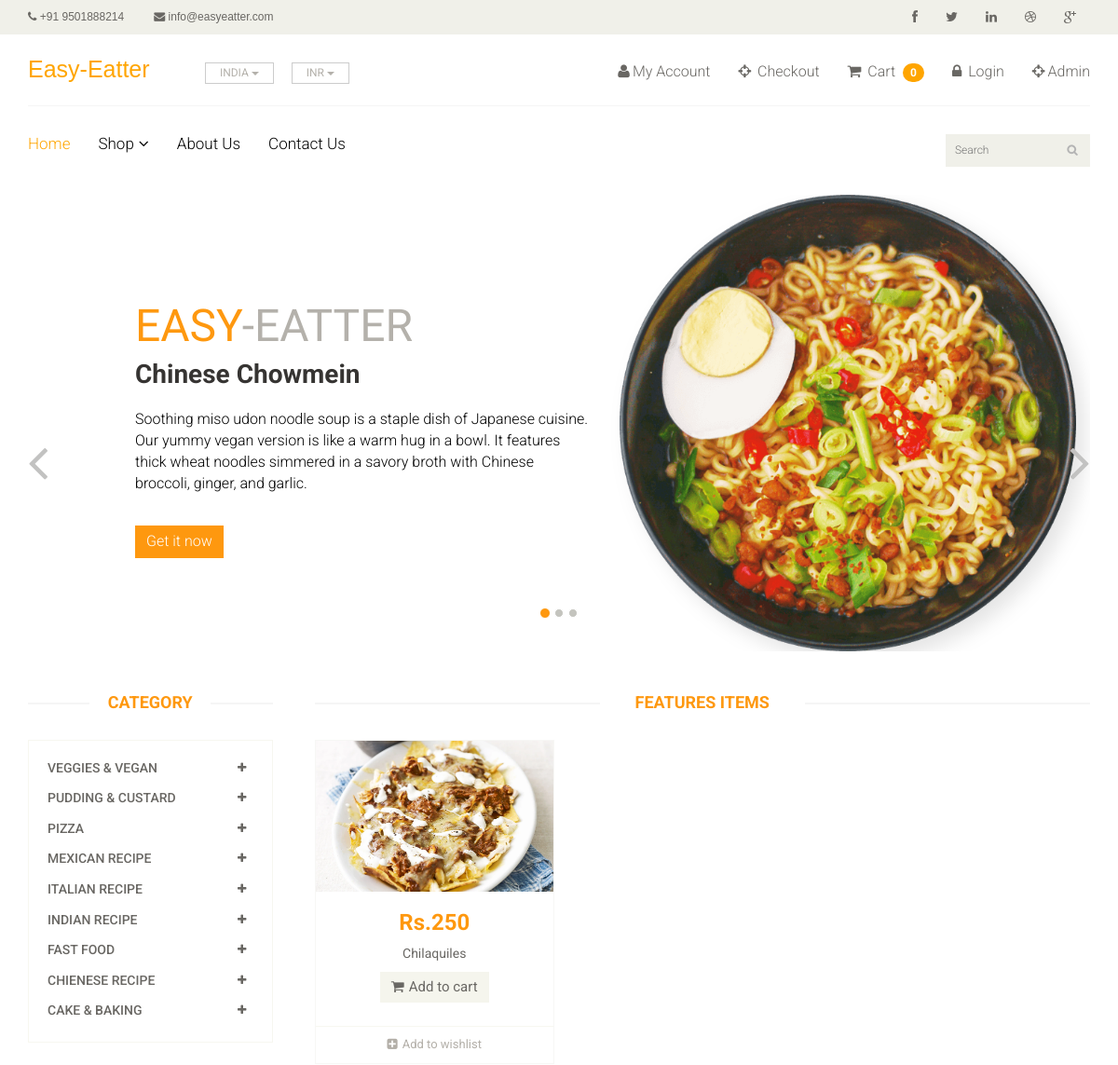
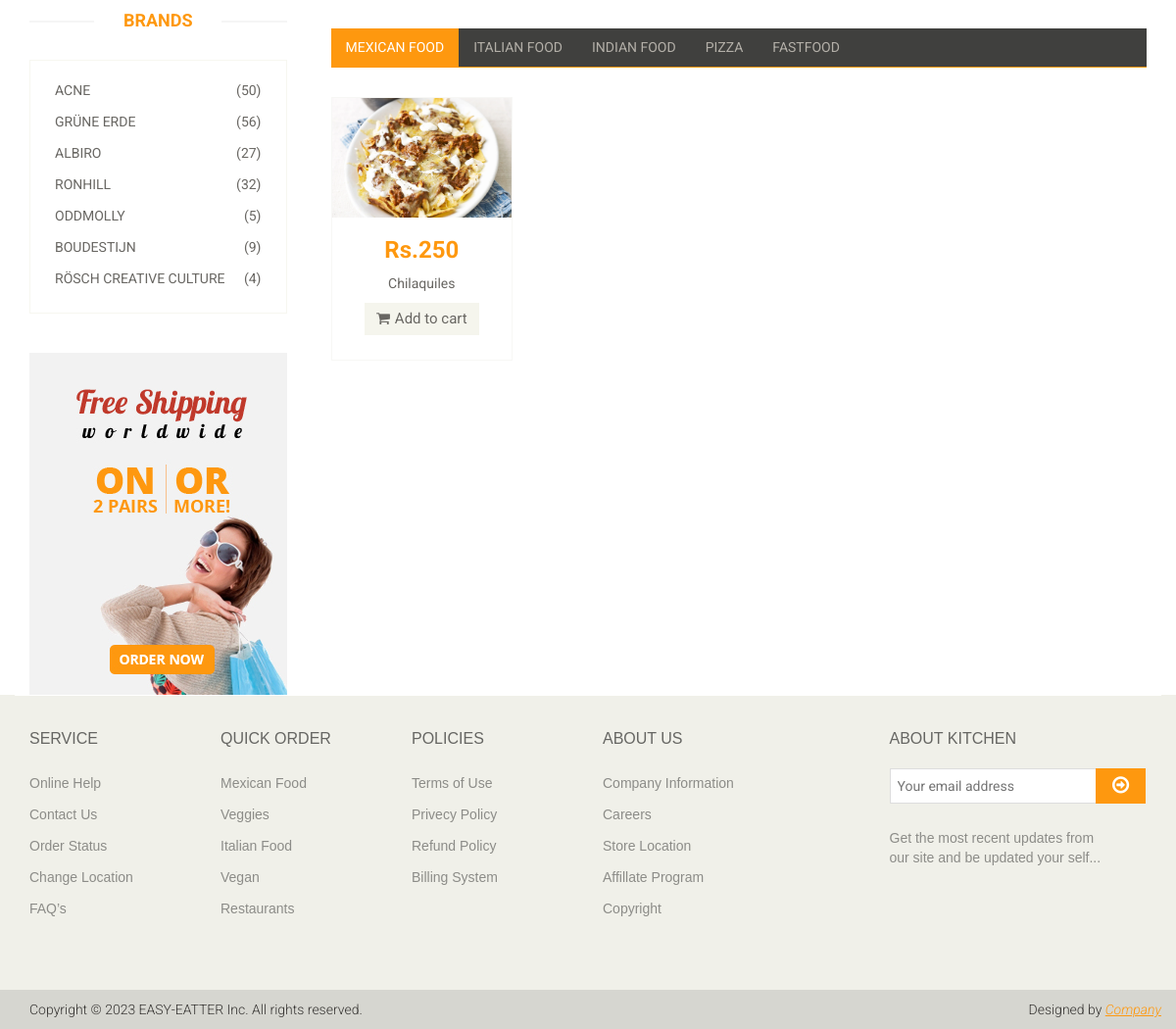
Screenshot of /?category=27 with the database file from the repository (2 pictures, top to bottom).
### app/models.py (models this page shows, shortened)
class  Category(models.Model):
    name = models.CharField(max_length=150)
    class Meta:
        ordering=('-name',)

class Products(models.Model):
    Availability = (('Item is available','Item is available'),('Item is not available','Item is not available'))
    category = models.ForeignKey(Category,on_delete=models.CASCADE,null=True,blank=True)
    sub_category = models.ForeignKey(Sub_Category,on_delete=models.CASCADE,null=True,blank=True)
    name = models.CharField(max_length=100)
    image = models.ImageField(upload_to='cloud/pimg')
    price = models.IntegerField()
    Availability = models.CharField(choices=Availability,null=True,max_length=100)
    date = models.DateField(auto_now_add=True)
    detail_description = models.TextField(blank=True, null=True, verbose_name="Detail Description")

### ck1/views.py (the view)
# urls.py: path('',views.Index,name='index'),
def Index(request):
    category = Category.objects.all()
    products = Products.objects.all()
    categoryID = request.GET.get('category')
    if categoryID:
        products = Products.objects.filter(sub_category = categoryID).order_by('-id')
    else:
        products = Products.objects.all()
    context = {
        'category' : category,
        'products' : products,
    }
    return render(request,'index.html',context)

### templates/index.html (shortened to what this page needs)
{% extends 'master.html' %}
{% block body %}
<section id="slider">
    <div class="container">
        <div class="row">
            <div class="col-sm-12">
                <div id="slider-carousel" class="carousel slide" data-ride="carousel">
                    <ol class="carousel-indicators">
                        <li data-target="#slider-carousel" data-slide-to="0" class="active"></li>
                        <li data-target="#slider-carousel" data-slide-to="1"></li>
                        <li data-target="#slider-carousel" data-slide-to="2"></li>
                    </ol>
                    <div class="carousel-inner">
                        <div class="item active">
                            <div class="col-sm-6">
                                <h1><span>EASY</span>-EATTER</h1>
                                <h2>Chinese Chowmein</h2>
                                <p style="color: black;">Soothing miso udon noodle soup is a staple dish of Japanese cuisine. Our yummy vegan version is like a warm hug in a bowl. It features thick wheat noodles simmered in a savory broth with Chinese broccoli, ginger, and garlic. </p>
                                <a href="/product/27"><button type="button" class="btn btn-default get">Get it now</button></a>
                            </div>
                            <div class="col-sm-6">
                                <img src="/static/images/home/hero-header.png" class="girl img-responsive" alt="" style="filter: drop-shadow(10px 10px 10px rgba(0,0,0,0.1));"/>
                            </div>
                        </div>
                    </div>
                    <a href="#slider-carousel" class="left control-carousel hidden-xs" data-slide="prev">
                        <i class="fa fa-angle-left"></i>
                    </a>
                    <a href="#slider-carousel" class="right control-carousel hidden-xs" data-slide="next">
                        <i class="fa fa-angle-right"></i>
                    </a>
                </div>
            </div>
        </div>
    </div>
</section>
<section>
    <div class="container">
        <div class="row">
            <div class="col-sm-3">
                <div class="left-sidebar">
                    <h2>Category</h2>
                    <div class="panel-group category-products" id="accordian">
                        {% for cat in category %}
                        <div class="panel panel-default">
                            <div class="panel-heading">
                                <h4 class="panel-title">
                                    <a data-toggle="collapse" data-parent="#accordian" href="#{{cat.id}}">
                                        <span class="badge pull-right"><i class="fa fa-plus"></i></span>
                                        {{cat.name}}
                                    </a>
                                </h4>
                            </div>
                        </div>
                        {% endfor %}
                    </div>
                    <div class="brands_products">
                        <h2>Brands</h2>
                        <div class="brands-name">
                            <ul class="nav nav-pills nav-stacked">
                                <li><a href="#"> <span class="pull-right">(50)</span>Acne</a></li>
                                <li><a href="#"> <span class="pull-right">(56)</span>Grüne Erde</a></li>
                                <li><a href="#"> <span class="pull-right">(27)</span>Albiro</a></li>
                                <li><a href="#"> <span class="pull-right">(32)</span>Ronhill</a></li>
                                <li><a href="#"> <span class="pull-right">(5)</span>Oddmolly</a></li>
                                <li><a href="#"> <span class="pull-right">(9)</span>Boudestijn</a></li>
                                <li><a href="#"> <span class="pull-right">(4)</span>Rösch creative culture</a></li>
                            </ul>
                        </div>
                    </div>
                    <div class="shipping text-center">
                        <img src="images/home/shipping.jpg" alt="" />
                    </div>
                </div>
            </div>
            <div class="col-sm-9 padding-right">
                <div class="features_items">
                    <h2 class="title text-center">Features Items</h2>
                    {% for prod in products %}
                    <div class="col-sm-4">
                        <div class="product-image-wrapper">
                            <div class="single-products">
                                    <div class="productinfo text-center">
                                        <img src="{{prod.image}}" alt="" height="162px" width="50%"/>
                                        <h2>Rs.{{prod.price}}</h2>
                                        <p>{{prod.name}}</p>
                                        <a href="{% url 'cart_add' prod.id %}" class="btn btn-default add-to-cart"><i class="fa fa-shopping-cart"></i>Add to cart</a>
                                    </div>
                                    <div class="product-overlay">
                                        <div class="overlay-content">
                                        </div>
                                    </div>
                            </div>
                            <div class="choose">
                                <ul class="nav nav-pills nav-justified">
                                    <li><a href="#"><i class="fa fa-plus-square"></i>Add to wishlist</a></li>
                                </ul>
                            </div>
                        </div>
                    </div>
                    {% endfor %}
                </div>
                <div class="category-tab">
                    <div class="col-sm-12">
                        <ul class="nav nav-tabs">
                            <li class="active"><a href="#tshirt" data-toggle="tab">Mexican food</a></li>
                            <li><a href="#blazers" data-toggle="tab">italian food</a></li>
                            <li><a href="#sunglass" data-toggle="tab">indian food</a></li>
                            <li><a href="#kids" data-toggle="tab">Pizza</a></li>
                            <li><a href="#poloshirt" data-toggle="tab">fastfood</a></li>
                        </ul>
                    </div>
                    <div class="tab-content">
                        {% for prod in products %}
                        <div class="tab-pane fade active in" id="tshirt" >
                            <div class="col-sm-3">
                                <div class="product-image-wrapper">
                                    <div class="single-products">
                                        <div class="productinfo text-center">
                                            <img src="{{prod.image}}" alt="" />
                                            <h2>Rs.{{prod.price}}</h2>
                                            <p>{{prod.name}}</p>
                                            <a href="{% url 'cart_add' prod.id %}" class="btn btn-default add-to-cart"><i class="fa fa-shopping-cart"></i>Add to cart</a>
                                        </div>
                                    </div>
                                </div>
                            </div>
                            {% endfor %}
                        </div>
                    </div>
                </div>
            </div>
        </div>
    </div>
</section>
{% endblock %}

### templates/master.html (shortened to what this page needs)
<!DOCTYPE html>
<html lang="en">
<head>
    {%load static%}
    <link href="/static/css/bootstrap.min.css" rel="stylesheet">
    <link href="/static/css/font-awesome.min.css" rel="stylesheet">
    <link href="/static/css/prettyPhoto.css" rel="stylesheet">
    <link href="/static/css/price-range.css" rel="stylesheet">
    <link href="/static/css/animate.css" rel="stylesheet">
	<link href="/static/css/main.css" rel="stylesheet">
	<link href="/static/css/responsive.css" rel="stylesheet">
</head>
<body>
    <header id="header">
		<div class="header_top">
			<div class="container">
				<div class="row">
					<div class="col-sm-6">
						<div class="contactinfo">
							<ul class="nav nav-pills">
								<li><a href="#"style="font-family: sans-serif;"><i class="fa fa-phone"></i> +91 9501888214</a></li>
								<li><a href="#"style="font-family: sans-serif;"><i class="fa fa-envelope"></i> info@easyeatter.com</a></li>
							</ul>
						</div>
					</div>
					<div class="col-sm-6">
						<div class="social-icons pull-right">
							<ul class="nav navbar-nav">
								<li><a href="#"><i class="fa fa-facebook"></i></a></li>
								<li><a href="#"><i class="fa fa-twitter"></i></a></li>
								<li><a href="#"><i class="fa fa-linkedin"></i></a></li>
								<li><a href="#"><i class="fa fa-dribbble"></i></a></li>
								<li><a href="#"><i class="fa fa-google-plus"></i></a></li>
							</ul>
						</div>
					</div>
				</div>
			</div>
		</div>
		<div class="header-middle">
			<div class="container">
				<div class="row">
					<div class="col-sm-4">
						<div class="logo pull-left">
							<a href="{% url 'index' %}" style="color: orange; font-size: 25px; font-family: 'Franklin Gothic Medium', 'Arial Narrow', Arial, sans-serif; font-style: bold;">Easy-Eatter</a>
						</div>
						<div class="btn-group pull-right">
							<div class="btn-group">
								<button type="button" class="btn btn-default dropdown-toggle usa" data-toggle="dropdown"style="size: 30px;">
									INDIA
									<span class="caret"></span>
								</button>
							</div>
							<div class="btn-group">
								<button type="button" class="btn btn-default dropdown-toggle usa" data-toggle="dropdown" style="size: 30px;">
									INR
									<span class="caret"></span>
								</button>
							</div>
						</div>
					</div>
					<div class="col-sm-8">
						<div class="shop-menu pull-right">
							<ul class="nav navbar-nav">
								<li><a href="/my-dashboard/" style="font-size: 16px;"><i class="fa fa-user"></i>My Account {{request.user.username}}</a></li>
								<li><a href="/checkout/" style="font-size: 16px;"><i class="fa fa-crosshairs"></i> Checkout</a></li>
								<li><a href="/cart/cart-detail/"style="font-size: 16px;"><i class="fa fa-shopping-cart"></i> Cart &nbsp;<span class="badge">{{request.session.cart|length}}</span></a></li>
                                {% if user.is_authenticated %}
								<li><a href="{% url 'logout'%}"style="font-size: 16px;"><i class="fa fa-lock"></i> Logout</a></li>
								{% else %}
								<li><a href="{% url 'login' %}"style="font-size: 16px;"><i class="fa fa-lock"></i> Login</a></li>
								{% endif %}
								<li><a href="/admin/" style="font-size: 16px;"><i class="fa fa-crosshairs"></i>Admin</a></li>
							</ul>
						</div>
					</div>
				</div>
			</div>
		</div>
		<div class="header-bottom">
			<div class="container">
				<div class="row">
					<div class="col-sm-9">
						<div class="mainmenu pull-left">
							<ul class="nav navbar-nav collapse navbar-collapse">
								<li><a href= "{% url 'index' %}" class="active" style="color: orange;">Home</a></li>
								<li class="dropdown"><a href="#"style="color: black;">Shop<i class="fa fa-angle-down"></i></a>
                                </li>
								<li><a href="/about/"style="color: black;">About Us</a></li>
								<li><a href="/contact/"style="color: black;">Contact Us</a></li>
							</ul>
						</div>
					</div>
					<div class="col-sm-3">
						<form method="get" action="/search/">
						<div class="search_box pull-right">
							<input name = "query" type="text" placeholder="Search" style="border-radius: 0px; color: black;">
						</div>
						</form>
					</div>
				</div>
			</div>
		</div>
	</header>
{% block body %} {% endblock %}
    <footer id="footer" width = "100%" >
		<div class="footer-widget">
			<div class="container">
				<div class="row">
					<div class="col-sm-2">
						<div class="single-widget">
							<h2 style="font-family: 'Franklin Gothic Medium', 'Arial Narrow', Arial, sans-serif;">Service</h2>
							<ul class="nav nav-pills nav-stacked">
								<li><a href="#"style="font-family: sans-serif;">Online Help</a></li>
								<li><a href="#"style="font-family: sans-serif;">Contact Us</a></li>
								<li><a href="#"style="font-family: sans-serif;">Order Status</a></li>
								<li><a href="#"style="font-family: sans-serif;">Change Location</a></li>
								<li><a href="#"style="font-family: sans-serif;">FAQ’s</a></li>
							</ul>
						</div>
					</div>
					<div class="col-sm-2">
						<div class="single-widget">
							<h2 style="font-family: 'Franklin Gothic Medium', 'Arial Narrow', Arial, sans-serif;">Quick Order</h2>
							<ul class="nav nav-pills nav-stacked">
								<li><a href="#"style="font-family: sans-serif;">Mexican Food</a></li>
								<li><a href="#"style="font-family: sans-serif;">Veggies</a></li>
								<li><a href="#"style="font-family: sans-serif;">Italian Food</a></li>
								<li><a href="#"style="font-family: sans-serif;">Vegan</a></li>
								<li><a href="#"style="font-family: sans-serif;">Restaurants</a></li>
							</ul>
						</div>
					</div>
					<div class="col-sm-2">
						<div class="single-widget">
							<h2 style="font-family: 'Franklin Gothic Medium', 'Arial Narrow', Arial, sans-serif;">Policies</h2>
							<ul class="nav nav-pills nav-stacked">
								<li><a href="#"style="font-family: sans-serif;">Terms of Use</a></li>
								<li><a href="#"style="font-family: sans-serif;">Privecy Policy</a></li>
								<li><a href="#"style="font-family: sans-serif;">Refund Policy</a></li>
								<li><a href="#"style="font-family: sans-serif;">Billing System</a></li>
							</ul>
						</div>
					</div>
					<div class="col-sm-2">
						<div class="single-widget">
							<h2 style="font-family: 'Franklin Gothic Medium', 'Arial Narrow', Arial, sans-serif;">About Us</h2>
							<ul class="nav nav-pills nav-stacked">
								<li><a href="#" style="font-family: sans-serif;">Company Information</a></li>
								<li><a href="#"style="font-family: sans-serif;">Careers</a></li>
								<li><a href="#"style="font-family: sans-serif;">Store Location</a></li>
								<li><a href="#"style="font-family: sans-serif;">Affillate Program</a></li>
								<li><a href="#"style="font-family: sans-serif;">Copyright</a></li>
							</ul>
						</div>
					</div>
					<div class="col-sm-3 col-sm-offset-1">
						<div class="single-widget">
							<h2 style="font-family: 'Franklin Gothic Medium', 'Arial Narrow', Arial, sans-serif;">About Kitchen</h2>
							<form action="#" class="searchform">
								<input type="text" placeholder="Your email address" style="color: black;" />
								<button type="submit" class="btn btn-default"><i class="fa fa-arrow-circle-o-right"></i></button>
								<p style="font-family: sans-serif;">Get the most recent updates from <br />our site and be updated your self...</p>
							</form>
						</div>
					</div>
				</div>
			</div>
		</div>
		<div class="footer-bottom">
			<div class="container">
				<div class="row">
					<p class="pull-left">Copyright © 2023 EASY-EATTER Inc. All rights reserved.</p>
					<p class="pull-right">Designed by <span><a target="_blank" href="#">Company</a></span></p>
				</div>
			</div>
		</div>
	</footer>
</body>
</html>

### rows the page displays
Category: name "VEGGIES & VEGAN"
Category: name "PUDDING & CUSTARD"
Category: name "PIZZA"
Category: name "MEXICAN RECIPE"
Category: name "ITALIAN RECIPE"
Category: name "INDIAN RECIPE"
Category: name "FAST FOOD"
Category: name "CHIENESE RECIPE"
Category: name "CAKE & BAKING"
Products: image (picture), price "250", name "Chilaquiles"

### other values shown
{{ request.session.cart|length }} "0"
